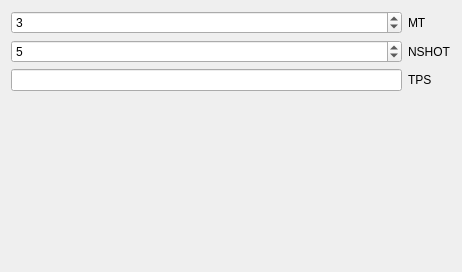
             <widget class="QWidget" name="timePage">
              <property name="geometry">
               <rect>
                <x>0</x>
                <y>0</y>
                <width>462</width>
                <height>272</height>
               </rect>
              </property>
              <attribute name="label">
               <string>Time</string>
              </attribute>
              <attribute name="toolTip">
               <string>Time settings (t)</string>
              </attribute>
              <layout class="QVBoxLayout" name="verticalLayout_12">
               <item>
                <layout class="QGridLayout" name="gridLayout_6">
                 <item row="1" column="0">
                  <widget class="QSpinBox" name="NSHOT">
                   <property name="toolTip">
                    <string>Total number of plots of electric field lines or total current
lines at subsequent time steps for the monopole case
(MROT=0). Plots are made at equally spaced time steps.</string>
                   </property>
                   <property name="minimum">
                    <number>1</number>
                   </property>
                   <property name="value">
                    <number>5</number>
                   </property>
                  </widget>
                 </item>
                 <item row="0" column="0">
                  <widget class="QSpinBox" name="MT">
                   <property name="toolTip">
                    <string>Number of time steps for a beam to move from one cell to
another. (It will be automatically changed
to MT=4 when LCHIN=.T. and MROT=1).
If the user’s chosen value is not large enough to satisfy
the stability criterion (1), a warning message will be
issued with a suggested value. Calculation continues
despite of the warning.</string>
                   </property>
                   <property name="minimum">
                    <number>1</number>
                   </property>
                   <property name="maximum">
                    <number>19</number>
                   </property>
                   <property name="value">
                    <number>3</number>
                   </property>
                  </widget>
                 </item>
                 <item row="0" column="1">
                  <widget class="QLabel" name="label_16">
                   <property name="text">
                    <string>MT</string>
                   </property>
                  </widget>
                 </item>
                 <item row="1" column="1">
                  <widget class="QLabel" name="label_17">
                   <property name="text">
                    <string>NSHOT</string>
                   </property>
                  </widget>
                 </item>
                 <item row="2" column="0">
                  <widget class="QLineEdit" name="TPS">
                   <property name="toolTip">
                    <string>[pico seconds] The first time step at which electric field lines or total
current lines are plotted. The default value is (the total
time needed for a bunch to pass through a
structure)/NSHOT.</string>
                   </property>
                  </widget>
                 </item>
                 <item row="2" column="1">
                  <widget class="QLabel" name="label_18">
                   <property name="text">
                    <string>TPS</string>
                   </property>
                  </widget>
                 </item>
                </layout>
               </item>
               <item>
                <spacer name="verticalSpacer_5">
                 <property name="orientation">
                  <enum>Qt::Vertical</enum>
                 </property>
                 <property name="sizeHint" stdset="0">
                  <size>
                   <width>20</width>
                   <height>40</height>
                  </size>
                 </property>
                </spacer>
               </item>
              </layout>
             </widget>
